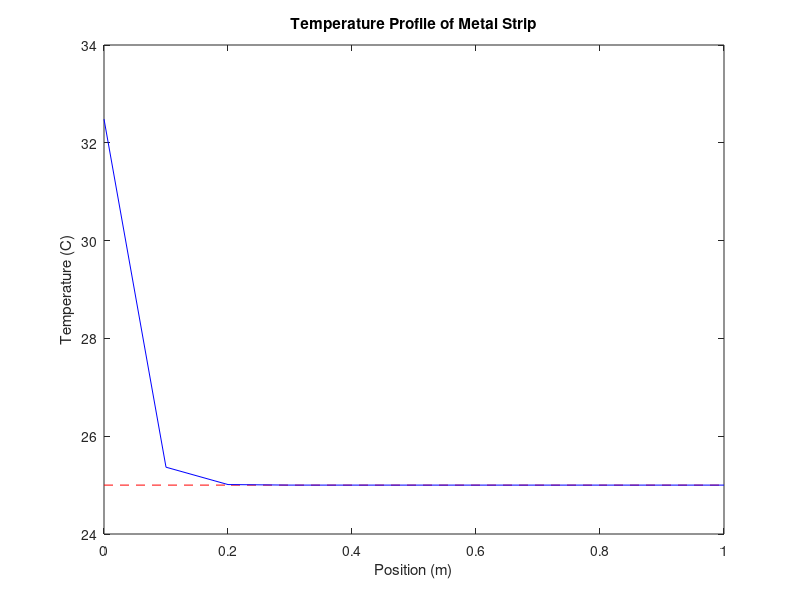

Source code (MATLAB):
L = 1;          % Length of metal strip
dx = 0.1;       % Spatial step
dt = 0.001;     % Time step
D = 0.1;        % Temperature coefficient
X = 0:dx:L;     % Position vector
N = length(X);  % Number of spatial steps
NTime = 100;    % Number of time steps

% Initial condition
T = ones(1,N)*25;

% Plot initial temperature profile
plot(X, T, 'r--');
hold on;

% Iterate over time steps
for t = 1:N
    % Calculate second derivative of T with respect to x
    DHB2 = zeros(1,N);
    for i = 2:N-1
        DHB2(i) = (T(i-1) - 2*T(i) + T(i+1)) / (dx^2);
    end
    DHB2(1) = (100 - 2*T(1) + T(2)) / (dx^2); % left boundary condition
    DHB2(N) = (T(N-1) - 2*T(N) + 25) / (dx^2); % right boundary condition
    
    % Calculate value of T at time t+1 using forward Euler formula
    T = T + D * DHB2 * dt;
end

% Plot final temperature profile
plot(X, T, 'b-');
xlabel('Position (m)');
ylabel('Temperature (C)');
title('Temperature Profile of Metal Strip');
